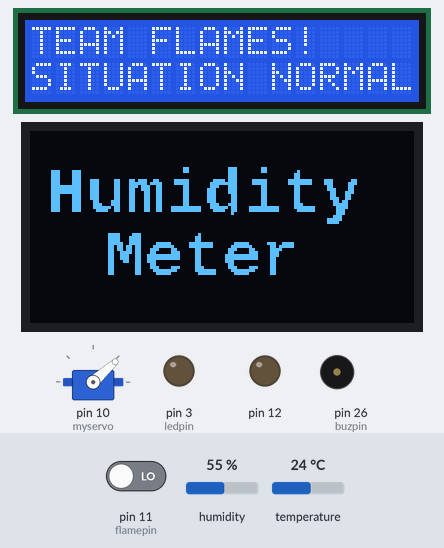
Bench run of a sketch on a simulated Arduino Mega 2560, built with avr-gcc and run on an emulated ATmega2560. Parts: 16×2 character LCD, servo, 128×64 one-colour display, output pins drawn as LEDs (lit = HIGH), buzzer (waves = sounding, pin HIGH). Inputs (shaded band) come from the test bench; at power-on: pin 11 (flamepin) LOW, humidity 55 %, temperature 24 °C. The modem accepts every AT command (registered, SIM ready, sends succeed) and sends nothing else; what the sketch prints to the serial monitor is not drawn.

Above: at 9.3 s.
9.4 s: pin 11 (flamepin) driven HIGH
At 10.3 s:
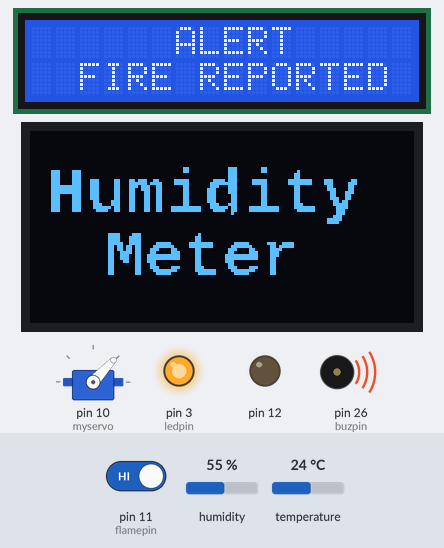
At 14.7 s:
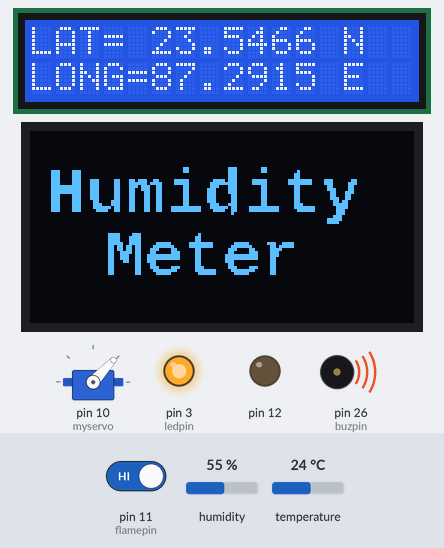
Timing chart, 0 to 16.2 s (numbered marks = the images above; inputs shaded):
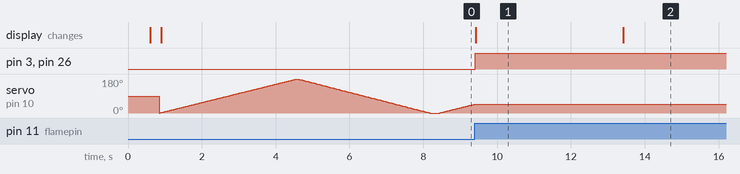

Measured:
- after the input at 9.4 s, pin 3 (ledpin), pin 26 (buzpin): LOW → HIGH at once; servo on pin 10 (myservo): stops changing and stays 47°; the display: changes at once (image 1)
- what the display in image 1 shows lasts 4.0 s, from 9.4 s to 13.4 s

The sketch:

tempsensor_with_oled.ino
```cpp
#include <DHT.h>
#include "U8glib.h"
#define METRIC
#define DHTPIN 14         // what digital pin we're connected to
#define DHTTYPE DHT11     // DHT 11

#include <Servo.h>
Servo myservo;
#include <LiquidCrystal.h>
#include <SoftwareSerial.h>                      //defining header file for software serial

SoftwareSerial mySerial(22, 24);
int pos = 0;
const int rs = 40, en = 38, d4 = 36, d5 = 34, d6 = 32, d7 = 30;
LiquidCrystal lcd(rs, en, d4, d5, d6, d7);
char phone_no[] = "6303829113";
const int flamepin=11;
const int buzpin=26;
const int ledpin=3;
int flamesensvalue;
DHT dht(DHTPIN, DHTTYPE);

U8GLIB_SSD1306_128X64 u8g(U8G_I2C_OPT_NO_ACK);  // Display which does not send AC
const uint8_t logo[] PROGMEM =
{
  0x0, 0x0, 0x0, 0x0, 0x0, 0x0, 0x0, 0x0, 0x0, 0x0, 0x0, 0x0, 0x0, 0x0, 0x0,
  0x0, 0x0, 0x0, 0x0, 0x0, 0x0, 0x0, 0x0, 0x0, 0x0, 0x0, 0x0, 0x0, 0x0, 0x0,
  0x0, 0x0, 0x0, 0x0, 0x0, 0x0, 0x0, 0x0, 0x0, 0x0, 0x0, 0x0, 0x0, 0x0, 0x0,
  0x0, 0x0, 0x0, 0x0, 0x0, 0x0, 0x0, 0x0, 0x0, 0x0, 0x0, 0x0, 0x0, 0x0, 0x0,
  0x0, 0x0, 0x0, 0x0, 0x0, 0x0, 0x0, 0x0, 0x0, 0x0, 0x0, 0x0, 0x0, 0x0, 0x0,
  0x0, 0x0, 0x0, 0x0, 0x0, 0x0, 0x0, 0x0, 0x0, 0x0, 0x0, 0x0, 0x0, 0x0, 0x0,
  0x0, 0x0, 0x0, 0x0, 0x0, 0x0, 0x0, 0x0, 0x0, 0x0, 0x0, 0x0, 0x0, 0x0, 0x0,
  0x0, 0x0, 0x0, 0x0, 0x0, 0x0, 0x0, 0x0, 0x0, 0x0, 0x0, 0x0, 0x0, 0x0, 0x0,
  0x0, 0x0, 0x0, 0x0, 0x0, 0x0, 0x0, 0x0, 0x0, 0x0, 0x0, 0x0, 0x0, 0x0, 0x0,
  0x0, 0x0, 0x0, 0x0, 0x0, 0x0, 0x0, 0x0, 0x0, 0x0, 0x0, 0x0, 0x0, 0x0, 0x0,
  0x0, 0x0, 0x0, 0x0, 0x0, 0x0, 0x0, 0x0, 0x0, 0x0, 0x0, 0x0, 0x0, 0x0, 0x0,
  0x0, 0x0, 0x0, 0x0, 0x0, 0x0, 0x0, 0x0, 0x0, 0x0, 0x0, 0x0, 0x0, 0x0, 0x0,
  0x0, 0x0, 0x0, 0x0, 0x0, 0x0, 0x0, 0x0, 0x0, 0x0, 0x0, 0x0, 0x0, 0x0, 0x0,
  0x0, 0x0, 0x0, 0x18, 0x0, 0x38, 0x6, 0x0, 0x0, 0x0, 0x0, 0x0, 0x0, 0x1, 0xc3,
  0x80, 0x0, 0x0, 0x0, 0x18, 0x0, 0x38, 0x6, 0x0, 0x40, 0x0, 0x0, 0x0, 0x0, 0x1,
  0xc3, 0x80, 0x0, 0x0, 0x0, 0x0, 0x0, 0x38, 0x0, 0x0, 0xc0, 0x0, 0x0, 0x0, 0x0,
  0x1, 0xc3, 0x80, 0x0, 0x0, 0x0, 0x0, 0x0, 0x38, 0x0, 0x0, 0xc0, 0x0, 0x0, 0x0,
  0x0, 0x1, 0xc3, 0x8e, 0xc, 0x6e, 0x60, 0xf8, 0x7, 0xb8, 0x3e, 0x3, 0xfc, 0x38, 0x18,
  0x0, 0x0, 0x1, 0xc3, 0x8e, 0xc, 0x7e, 0xf0, 0xf8, 0xf, 0xf8, 0x3e, 0x3, 0xfc, 0x38,
  0x38, 0x0, 0x0, 0x1, 0xff, 0x8e, 0xc, 0x77, 0x30, 0x18, 0xe, 0x38, 0x6, 0x0, 0xc0,
  0x18, 0x30, 0x0, 0x0, 0x1, 0xff, 0x8e, 0xc, 0x67, 0x30, 0x18, 0x1c, 0x38, 0x6, 0x0,
  0xc0, 0x1c, 0x30, 0x0, 0x0, 0x1, 0xff, 0x8e, 0xc, 0x63, 0x30, 0x18, 0x1c, 0x38, 0x6,
  0x0, 0xc0, 0xc, 0x70, 0x0, 0x0, 0x1, 0xc3, 0x8e, 0xc, 0x63, 0x30, 0x18, 0x1c, 0x18,
  0x6, 0x0, 0xc0, 0xc, 0x60, 0x0, 0x0, 0x1, 0xc3, 0x8e, 0xc, 0x63, 0x30, 0x18, 0x1c,
  0x18, 0x6, 0x0, 0xc0, 0xe, 0x60, 0x0, 0x0, 0x1, 0xc3, 0x86, 0x1c, 0x63, 0x30, 0x18,
  0x1c, 0x18, 0x6, 0x0, 0xc0, 0x6, 0xc0, 0x0, 0x0, 0x1, 0xc3, 0x87, 0x1c, 0x63, 0x30,
  0x18, 0xe, 0x38, 0x6, 0x0, 0xe0, 0x7, 0xc0, 0x0, 0x0, 0x1, 0xc3, 0x87, 0xec, 0x63,
  0x31, 0xff, 0x8f, 0xd8, 0x7f, 0xe0, 0xfe, 0x3, 0xc0, 0x0, 0x0, 0x1, 0xc3, 0x83, 0xcc,
  0x63, 0x31, 0xff, 0x87, 0x98, 0x7f, 0xe0, 0x7e, 0x3, 0x80, 0x0, 0x0, 0x0, 0x0, 0x0,
  0x0, 0x0, 0x0, 0x0, 0x0, 0x10, 0x0, 0x0, 0x0, 0x3, 0x80, 0x0, 0x0, 0x0, 0x0,
  0x0, 0x0, 0x0, 0x0, 0x0, 0x0, 0x0, 0x0, 0x0, 0x0, 0x7, 0x0, 0x0, 0x0, 0x0,
  0x0, 0x0, 0x0, 0x0, 0x0, 0x0, 0x0, 0x0, 0x0, 0x0, 0x0, 0x1f, 0x0, 0x0, 0x0,
  0x0, 0x0, 0x0, 0x0, 0x0, 0x0, 0x0, 0x0, 0x0, 0x0, 0x0, 0x0, 0x1e, 0x0, 0x0,
  0x0, 0x0, 0x0, 0x0, 0x0, 0x0, 0x0, 0x0, 0x0, 0x0, 0x0, 0x0, 0x0, 0x0, 0x0,
  0x0, 0x0, 0x0, 0x0, 0x0, 0x0, 0x0, 0x0, 0x0, 0x0, 0x0, 0x0, 0x0, 0x0, 0x0,
  0x0, 0x0, 0x0, 0x0, 0x0, 0x0, 0x0, 0x0, 0x0, 0x0, 0x0, 0x0, 0x0, 0x0, 0x0,
  0x0, 0x0, 0x0, 0x0, 0x0, 0x0, 0x0, 0x3c, 0x38, 0x0, 0x0, 0x80, 0x0, 0x0, 0x0,
  0x0, 0x0, 0x0, 0x0, 0x0, 0x0, 0x0, 0x0, 0x3c, 0x78, 0x0, 0x1, 0x80, 0x0, 0x0,
  0x0, 0x0, 0x0, 0x0, 0x0, 0x0, 0x0, 0x0, 0x0, 0x3c, 0x78, 0x0, 0x1, 0x80, 0x0,
  0x0, 0x0, 0x0, 0x0, 0x0, 0x0, 0x0, 0x0, 0x0, 0x0, 0x3e, 0x78, 0x3e, 0x7, 0xf8,
  0xf, 0x81, 0xcf, 0x0, 0x0, 0x0, 0x0, 0x0, 0x0, 0x0, 0x0, 0x36, 0xd8, 0x7f, 0x7,
  0xf8, 0x1f, 0xc0, 0xdf, 0x0, 0x0, 0x0, 0x0, 0x0, 0x0, 0x0, 0x0, 0x36, 0xd8, 0xe1,
  0x81, 0x80, 0x38, 0x60, 0xf0, 0x0, 0x0, 0x0, 0x0, 0x0, 0x0, 0x0, 0x0, 0x33, 0xd8,
  0xc1, 0xc1, 0x80, 0x30, 0x70, 0xe0, 0x0, 0x0, 0x0, 0x0, 0x0, 0x0, 0x0, 0x0, 0x33,
  0x99, 0xff, 0xc1, 0x80, 0x7f, 0xf0, 0xe0, 0x0, 0x0, 0x0, 0x0, 0x0, 0x0, 0x0, 0x0,
  0x33, 0x99, 0xff, 0xc1, 0x80, 0x7f, 0xf0, 0xc0, 0x0, 0x0, 0x0, 0x0, 0x0, 0x0, 0x0,
  0x0, 0x31, 0x99, 0xc0, 0x1, 0x80, 0x70, 0x0, 0xc0, 0x0, 0x0, 0x0, 0x0, 0x0, 0x0,
  0x0, 0x0, 0x30, 0x18, 0xc0, 0x1, 0x80, 0x30, 0x0, 0xc0, 0x0, 0x0, 0x0, 0x0, 0x0,
  0x0, 0x0, 0x0, 0x30, 0x18, 0xe1, 0xc1, 0xc0, 0x38, 0x70, 0xc0, 0x0, 0x0, 0x0, 0x0,
  0x0, 0x0, 0x0, 0x0, 0x30, 0x18, 0x7f, 0x81, 0xfc, 0x1f, 0xe0, 0xc0, 0x0, 0x0, 0x0,
  0x0, 0x0, 0x0, 0x0, 0x0, 0x30, 0x18, 0x3e, 0x0, 0xfc, 0xf, 0x80, 0xc0, 0x0, 0x0,
  0x0, 0x0, 0x0, 0x0, 0x0, 0x0, 0x0, 0x0, 0x0, 0x0, 0x0, 0x0, 0x0, 0x0, 0x0,
  0x0, 0x0, 0x0, 0x0, 0x0, 0x0, 0x0, 0x0, 0x0, 0x0, 0x0, 0x0, 0x0, 0x0, 0x0,
  0x0, 0x0, 0x0, 0x0, 0x0, 0x0, 0x0, 0x0, 0x0, 0x0, 0x0, 0x0, 0x0, 0x0, 0x0,
  0x0, 0x0, 0x0, 0x0, 0x0, 0x0, 0x0, 0x0, 0x0, 0x0, 0x0, 0x0, 0x0, 0x0, 0x0,
  0x0, 0x0, 0x0, 0x0, 0x0, 0x0, 0x0, 0x0, 0x0, 0x0, 0x0, 0x0, 0x0, 0x0, 0x0,
  0x0, 0x0, 0x0, 0x0, 0x0, 0x0, 0x0, 0x0, 0x0, 0x0, 0x0, 0x0, 0x0, 0x0, 0x0,
  0x0, 0x0, 0x0, 0x0, 0x0, 0x0, 0x0, 0x0, 0x0, 0x0, 0x0, 0x0, 0x0, 0x0, 0x0,
  0x0, 0x0, 0x0, 0x0, 0x0, 0x0, 0x0, 0x0, 0x0, 0x0, 0x0, 0x0, 0x0, 0x0, 0x0,
  0x0, 0x0, 0x0, 0x0, 0x0, 0x0, 0x0, 0x0, 0x0, 0x0, 0x0, 0x0, 0x0, 0x0, 0x0,
  0x0, 0x0, 0x0, 0x0, 0x0, 0x0, 0x0, 0x0, 0x0, 0x0, 0x0, 0x0, 0x0, 0x0, 0x0,
  0x0, 0x0, 0x0, 0x0, 0x0, 0x0, 0x0, 0x0, 0x0, 0x0, 0x0, 0x0, 0x0, 0x0, 0x0,
  0x0, 0x0, 0x0, 0x0, 0x0, 0x0, 0x0, 0x0, 0x0, 0x0, 0x0, 0x0, 0x0, 0x0, 0x0,
  0x0, 0x0, 0x0, 0x0, 0x0, 0x0, 0x0, 0x0, 0x0, 0x0, 0x0, 0x0, 0x0, 0x0, 0x0,
  0x0, 0x0, 0x0, 0x0, 0x0, 0x0, 0x0, 0x0, 0x0, 0x0, 0x0, 0x0, 0x0, 0x0, 0x0,
  0x0, 0x0, 0x0, 0x0, 0x0, 0x0, 0x0, 0x0, 0x0, 0x0, 0x0, 0x0, 0x0, 0x0, 0x0,
  0x0, 0x0, 0x0, 0x0, 0x0, 0x0, 0x0, 0x0, 0x0, 0x0, 0x0, 0x0, 0x0, 0x0, 0x0,
  0x0, 0x0, 0x0, 0x0, 0x0, 0x0, 0x0, 0x0, 0x0, 0x0, 0x0, 0x0, 0x0, 0x0, 0x0,
  0x0, 0x0, 0x0, 0x0
};

bool first = true;
float hum = 0.0;
float temp = 0.0;
float hIndex = 0.0;
bool dht_test(float* humPerc, float* tempF, float* heatIndex);

void setup(void)
{
  lcd.begin(16, 2);

 myservo.attach(10);
  Serial.begin(9600);
  mySerial.begin(9600);
  pinMode(flamepin,INPUT);
  pinMode(buzpin,OUTPUT);
   pinMode(ledpin,OUTPUT);
  pinMode(12,OUTPUT);
  Serial.begin(9600);
  dht.begin();
  first = true;

  // assign default color value
  if (u8g.getMode() == U8G_MODE_R3G3B2)
  {
    u8g.setColorIndex(255);     // white
  }
  else if (u8g.getMode() == U8G_MODE_GRAY2BIT)
  {
    u8g.setColorIndex(3);         // max intensity
  }
  else if (u8g.getMode() == U8G_MODE_BW)
  {
    u8g.setColorIndex(1);         // pixel on
  }
  else if (u8g.getMode() == U8G_MODE_HICOLOR)
  {
    u8g.setHiColorByRGB(255, 255, 255);
  }

  // picture loop
  u8g.firstPage();

  do
  {
    u8g.drawBitmapP(0, 0, 16, 64, logo);
  }
  while (u8g.nextPage());

  dht_test(&hum, &temp, &hIndex);
}
void HumMeter(float* humPerc, float* temp, float* heatIndex)
{
  u8g.setFont(u8g_font_fub11);
  u8g.setFontRefHeightExtendedText();
  u8g.setDefaultForegroundColor();
  u8g.setFontPosTop();
  u8g.drawStr(4, 0, "Hum %");
  u8g.setPrintPos(80, 0);
  u8g.print(*humPerc);
#ifdef METRIC
  // if metric system, display Celsius
  u8g.drawStr(4, 20, "Temp C");
#else
  //display Farenheit
  u8g.drawStr(4, 20, "Temp F");
#endif

  u8g.setPrintPos(80, 20);
  u8g.print(*temp);
  u8g.drawStr(4, 40, "Heat Ind");
  u8g.setPrintPos(80, 40);
  u8g.print(*heatIndex);
}

void loop(void)
{
  bool result = dht_test(&hum, &temp, &hIndex);

  if (first)
  {
    // skip displaying readings first time, as its stale data.
    first = false;
  }
  else
  {
    if(result == false)
    {
      u8g.firstPage();
      do
      {
        // sensor error
        u8g.setFont(u8g_font_fub11);
        u8g.setFontRefHeightExtendedText();
        u8g.setDefaultForegroundColor();
        u8g.setFontPosTop();
        u8g.drawStr(10, 30, "Sensor Error");
      }
      while (u8g.nextPage());
    }
    else
    {
      u8g.firstPage();
      do
      {
        HumMeter(&hum, &temp, &hIndex);
      }
      while (u8g.nextPage());
    }
  }
}
bool dht_test(float* humPerc, float* temp, float* heatIndex)
{
  // Wait a few seconds between measurements.
  delay(200);
  *humPerc = 0;
  *temp = 0;
  *heatIndex = 0;

  // Reading temperature or humidity takes about 250 milliseconds!
  // Sensor readings may also be up to 2 seconds 'old' (its a very slow sensor)
  float h = dht.readHumidity();
  // Read temperature as Celsius (the default)
  float t = dht.readTemperature();
  // Read temperature as Fahrenheit (isFahrenheit = true)
  float f = dht.readTemperature(true);

  // Check if any reads failed and exit early (to try again).
  if (isnan(h) || isnan(t) || isnan(f))
  {
    Serial.println("Failed to read from DHT sensor!");
    return false;
  }

  // Compute heat index in Fahrenheit (the default)
  float hif = dht.computeHeatIndex(f, h);
  // Compute heat index in Celsius (isFahreheit = false)
  float hic = dht.computeHeatIndex(t, h, false);

  Serial.print("Humidity: ");
  Serial.print(h);
  Serial.print(" %\t");
  Serial.print("Temperature: ");
  Serial.print(t);
  Serial.print(" *C ");
  Serial.print(f);
  Serial.print(" *F\t");
  Serial.print("Heat index: ");
  Serial.print(hic);
  Serial.print(" *C ");
  Serial.print(hif);
  Serial.println(" *F");
  *humPerc = h;


    if(t>22)
    {
      for (pos = 0; pos <= 180; pos += 1) { // goes from 0 degrees to 180 degrees
      // in steps of 1 degree
      myservo.write(pos);              // tell servo to go to position in variable 'pos'
      delay(15);                       // waits 15ms for the servo to reach the position
        flamesensvalue=digitalRead(flamepin); // reads analog data from flame sensor
      Serial.print("flamesensvalue=");
      Serial.println(flamesensvalue); // put your main code here, to run repeatedly:
      if(flamesensvalue==1)
      {
            digitalWrite(buzpin,HIGH);
            digitalWrite(ledpin,HIGH);
            lcd.setCursor(0, 0);
            lcd.print("      ALERT      ");
            lcd.setCursor(0, 1);
            lcd.print("  FIRE REPORTED            ");
            delay(4000);
             lcd.setCursor(0, 0);
            lcd.print("LAT= 23.5466 N         ");
             lcd.setCursor(0, 1);
            lcd.print("LONG=87.2915 E           ");
            Serial.begin(9600);  //Open Serial Connection at baudrate 9600

            delay(2000);

            Serial.println("AT"); // Wake up GSM
            delay(200);

            mySerial.println("ATD+919851244946;");

            delay(30000);

            Serial.println("ATH"); // After a delay of 5 secs Hang the call
              delay(5000);

      }
else
{
  digitalWrite(buzpin,LOW);
  digitalWrite(ledpin,LOW);
    lcd.setCursor(0, 0);
      lcd.print("TEAM FLAMES!        ");
      lcd.setCursor(0, 1);
      lcd.print("SITUATION NORMAL!  ");
}

  }
  for (pos = 180; pos >= 0; pos -= 1) { // goes from 180 degrees to 0 degrees
    myservo.write(pos);              // tell servo to go to position in variable 'pos'
    delay(15);                       // waits 15ms for the servo to reach the position
      flamesensvalue=digitalRead(flamepin); // reads analog data from flame sensor
    Serial.print("flamesensvalue=");
    Serial.println(flamesensvalue); // put your main code here, to run repeatedly:
    if(flamesensvalue==1)
{
    digitalWrite(buzpin,HIGH);
            digitalWrite(ledpin,HIGH);
            lcd.setCursor(0, 0);
            lcd.print("      ALERT      ");
            lcd.setCursor(0, 1);
            lcd.print("  FIRE REPORTED            ");
            delay(4000);
             lcd.setCursor(0, 0);
            lcd.print("LAT= 23.5466 N         ");
             lcd.setCursor(0, 1);
            lcd.print("LONG=87.2915 E           ");
            Serial.begin(9600);  //Open Serial Connection at baudrate 9600

            delay(2000);

            Serial.println("AT"); // Wake up GSM
            delay(200);

            mySerial.println("ATD+919851244946;");

            delay(30000);

            Serial.println("ATH"); // After a delay of 5 secs Hang the call
              delay(5000);


}
else
{
  digitalWrite(buzpin,LOW);
    digitalWrite(ledpin,LOW);
        lcd.setCursor(0, 0);
      lcd.print("TEAM FLAMES!    ");
      lcd.setCursor(0, 1);
      lcd.print("SITUATION NORMAL!");
}

  }

  }

#ifdef METRIC
  // metric system, load degree celsius
  *temp = t;
  *heatIndex = hic;
#else
  *temp = f;
  *heatIndex = hif;
#endif
  return true;

}
```
